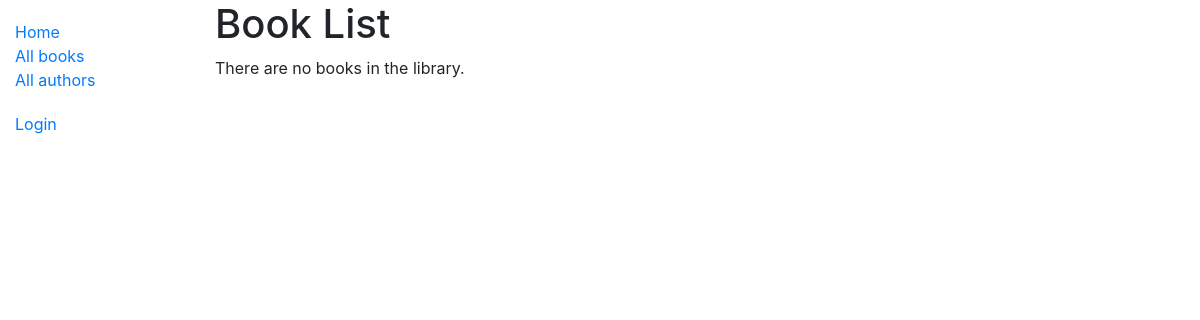
Page /catalog/books/ on the earlier database version.
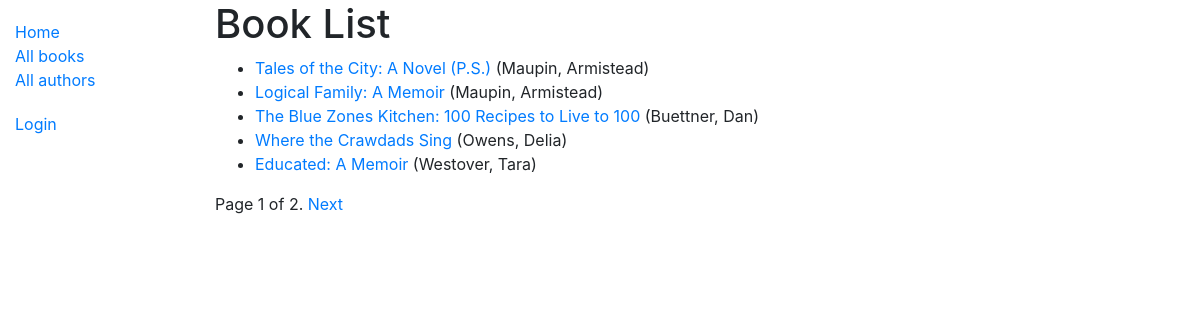
Same page on the later database version.
### catalog/models.py (models this page shows, shortened)
class Book(models.Model):
    title = models.CharField('书名', max_length=200)
    author = models.ForeignKey(Author, verbose_name='作者',
                               on_delete=models.SET_NULL, null=True)
    summary = models.TextField('摘要', max_length=1000,
                               help_text='Enter a brief description of the book')
    isbn = models.CharField('ISBN', max_length=13,
                            help_text='13 Character <a href="https://www.isbn-international.org/content/what-isbn">ISBN number</a>')
    genre = models.ManyToManyField(Genre, verbose_name='分类',
                                   help_text='Select a genre for this book')
    language = models.ForeignKey(Language, verbose_name='语言', on_delete=models.SET_NULL, null=True)
    class Meta:
        verbose_name = '书籍'
        verbose_name_plural = verbose_name
    def display_genre(self):
        return ', '.join(genre.name for genre in self.genre.all()[:3])
    display_genre.short_description = '所有分类'

class Author(models.Model):
    first_name = models.CharField('名', max_length=100)
    last_name = models.CharField('姓', max_length=100)
    date_of_birth = models.DateField('出生日期', null=True, blank=True)
    date_of_death = models.DateField('死亡日期', null=True, blank=True)
    class Meta:
        ordering = ['last_name', 'first_name']
        verbose_name = '作者'
        verbose_name_plural = verbose_name
    def __str__(self):
        return "%s, %s" % (self.last_name, self.first_name)

### catalog/views.py (the view)
# urls.py: path('books/', views.BookListView.as_view(), name='books'),
class BookListView(generic.ListView):
    model = Book
    paginate_by = 5

### catalog/templates/catalog/book_list.html (shortened to what this page needs)
{% extends "base_generic.html" %}
{% block content %}
  <h1>Book List</h1>
  {% if book_list %}
  <ul>
    {% for book in book_list %}
      <li>
        <a href="{% url 'catalog:book-detail' book.pk %}">{{ book.title }}</a> ({{book.author}})
      </li>
    {% endfor %}
  </ul>
  {% else %}
    <p>There are no books in the library.</p>
  {% endif %}
{% endblock %}

### catalog/templates/base_generic.html (shortened to what this page needs)
{% load static %}
<!DOCTYPE html>
<html lang="en">
<head>
  <link rel="stylesheet" href="{% static 'bootstrap-4.4.1-dist/css/bootstrap.min.css' %}">
  <link rel="stylesheet" href="{% static 'css/styles.css' %}">
</head>
<body>
  <div class="container-fluid">
    <div class="row">
      <div class="col-sm-2">
        {% block sidebar %}
        <ul class="sidebar-nav">
          <li><a href="{% url 'catalog:index' %}">Home</a></li>
          <li><a href="{% url 'catalog:books' %}">All books</a></li>
          <li><a href="{% url 'catalog:authors' %}">All authors</a></li>
        </ul>
        <ul class="sidebar-nav">
          {% if user.is_authenticated %}
          <li>User: {{ user.get_username }}</li>
          <li><a href="{% url 'catalog:my-borrowed' %}">My Borrowed</a></li>
          <li><a href="{% url 'logout' %}?next={{ request.path }}">Logout</a></li>
          {% else %}
          <li><a href="{% url 'login' %}?next={{ request.path }}">Login</a></li>
          {% endif %}
        </ul>
        {% endblock %}
      </div>
      <div class="col-sm-10 ">{% block content %}{% endblock %}
        {% block pagination %}
        {% if is_paginated %}
        <div class="pagination">
          <span class="page-links">
            <span class="page-current">
              Page {{ page_obj.number }} of {{ page_obj.paginator.num_pages }}.
            </span>
          {% if page_obj.has_next %}
            <a href="{{ request.path }}?page={{ page_obj.next_page_number }}">Next</a>
          {% endif %}
          </span>
        </div>
        {% endif %}
        {% endblock %}
      </div>
    </div>
  </div>
</body>
</html>

### catalog/static/css/styles.css (style rules this page uses)
.sidebar-nav { margin-top: 20px; padding: 0; list-style: none; }

Differences in the rows shown:
added Book: title "Tales of the City: A Novel (P.S.)", author "Maupin, Armistead"
added Book: title "Logical Family: A Memoir", author "Maupin, Armistead"
added Book: title "The Blue Zones Kitchen: 100 Recipes to Live to 100", author "Buettner, Dan"
added Book: title "Where the Crawdads Sing", author "Owens, Delia"
added Book: title "Educated: A Memoir", author "Westover, Tara"
Other differences:
{{ page_obj.number }}: (not shown) → "1"
{{ page_obj.paginator.num_pages }}: (not shown) → "2"
text no longer shown: "There are no books in the library."
text now shown: "Page of . Next"
